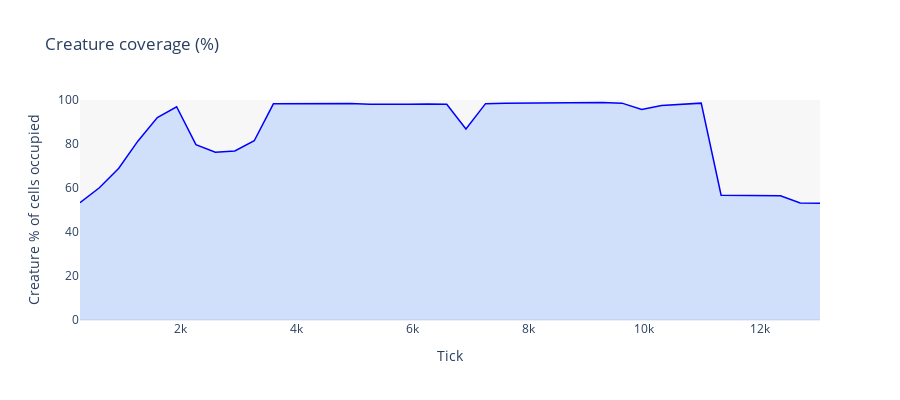

Notebook source saved alongside this figure:
### Code cell
# Plot creature percentage over time (tick on X axis)

import plotly.express as px  # pyright: ignore[reportMissingImports]

required_cols = {"creatures_count", "colony_width", "colony_height"}
missing = required_cols - set(df.columns)
if missing:
    raise KeyError(
        f"Missing columns {missing} in parquet file. "
        "Regenerate parquet with updated stats_shots_to_parquet.py to include colony_width/colony_height."
    )

# Sort by tick to ensure a sensible time series
plot_df = df.sort_values("tick").copy()

# Compute percentage of grid cells occupied by creatures
plot_df["grid_cells"] = plot_df["colony_width"] * plot_df["colony_height"]
plot_df["creature_pct"] = (plot_df["creatures_count"] / plot_df["grid_cells"]) * 100.0

import plotly.graph_objects as go  # pyright: ignore[reportMissingImports]

# Create figure with two area fills
fig = go.Figure()

# Add creature coverage area (from 0 to line) - blue color
fig.add_trace(go.Scatter(
    x=plot_df["tick"],
    y=plot_df["creature_pct"],
    fill='tozeroy',
    mode='lines',
    line=dict(width=1.5, color='blue'),
    fillcolor='rgba(100, 149, 237, 0.3)',  # Light blue with transparency
    name='Creature coverage',
    showlegend=False,
))

# Add empty cells area (from line to 100%) - off-white color
fig.add_trace(go.Scatter(
    x=plot_df["tick"],
    y=[100] * len(plot_df),
    fill='tonexty',
    mode='lines',
    line=dict(width=0),
    fillcolor='rgba(240, 240, 240, 0.5)',  # Off-white with transparency
    name='Empty cells',
    showlegend=False,
))

fig.update_layout(
    title="Creature coverage (%)",
    xaxis_title="Tick",
    yaxis_title="Creature % of cells occupied",
    height=400,
    yaxis_range=[0, 100],
    xaxis=dict(showgrid=False),
    yaxis=dict(showgrid=False),
    template="plotly_white"
)
fig.show()

### Figure 1 — Plotly figure (JSON) as saved in the notebook; plotly's stock layout.template omitted (floating-point values rounded to 4 significant figures)
{"data": [{"fill": "tozeroy", "fillcolor": "rgba(100, 149, 237, 0.3)", "line": {"color": "blue", "width": 1.5}, "mode": "lines", "name": "Creature coverage", "showlegend": false, "type": "scatter", "x": [268, 602, 937, 1269, 1602, 1935, 2268, 2603, 2939, 3274, 3604, 3937, 4270, 4604, 4935, 5266, 5597, 5933, 6266, 6595, 6926, 7264, 7598, 7933, 8272, 8602, 8939, 9278, 9618, 9958, 10300, 10644, 10985, 11328, 11669, 12011, 12352, 12692, 13034], "y": [53.3, 60.12, 68.99, 81.39, 92.03, 96.94, 79.74, 76.27, 76.85, 81.47, 98.25, 98.26, 98.45, 98.29, 98.36, 98.1, 98.01, 98.05, 98.2, 98.04, 86.82, 98.35, 98.54, 98.63, 98.77, 98.67, 98.72, 98.83, 98.57, 95.66, 97.48, 97.98, 98.57, 56.74, 56.72, 56.66, 56.46, 53.21, 53.07]}, {"fill": "tonexty", "fillcolor": "rgba(240, 240, 240, 0.5)", "line": {"width": 0}, "mode": "lines", "name": "Empty cells", "showlegend": false, "type": "scatter", "x": [268, 602, 937, 1269, 1602, 1935, 2268, 2603, 2939, 3274, 3604, 3937, 4270, 4604, 4935, 5266, 5597, 5933, 6266, 6595, 6926, 7264, 7598, 7933, 8272, 8602, 8939, 9278, 9618, 9958, 10300, 10644, 10985, 11328, 11669, 12011, 12352, 12692, 13034], "y": [100, 100, 100, 100, 100, 100, 100, 100, 100, 100, 100, 100, 100, 100, 100, 100, 100, 100, 100, 100, 100, 100, 100, 100, 100, 100, 100, 100, 100, 100, 100, 100, 100, 100, 100, 100, 100, 100, 100]}], "layout": {"height": 400, "title": {"text": "Creature coverage (%)"}, "xaxis": {"showgrid": false, "title": {"text": "Tick"}}, "yaxis": {"range": [0, 100], "showgrid": false, "title": {"text": "Creature % of cells occupied"}}}}
